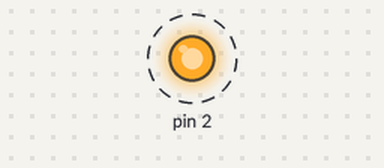
The sketch below on a simulated Arduino Uno, built with avr-gcc and run on an emulated ATmega328P. On the bench: output pins drawn as LEDs (lit = HIGH). Dashed ring = blinking. No radio packets arrive unless stated; what the sketch prints to the serial monitor is not drawn.

Above: at 0.17 s.
Timing chart, 0 to 3.0 s (numbered marks = the images above):
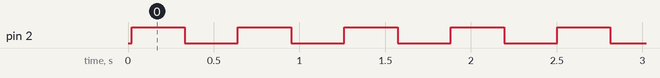

Measured:
- by itself, pin 2: alternates HIGH for 0.31 s and LOW for 0.31 s

The sketch:

lors_Send_868_nm.ino
```cpp
#include <SPI.h>
#include <LoRa.h>

const int csPin = 15;
const int resetPin = 0;
const int irqPin = 4;
int state=0;
int counter = 0;
int SyncWord = 0x22;

void setup() {
  pinMode(2,OUTPUT);
  Serial.begin(9600);
  while (!Serial);

  Serial.println("LoRa Sender");
  LoRa.setPins(csPin, resetPin, irqPin);
  if (!LoRa.begin(866E6)) {
    Serial.println("Starting LoRa failed!");
    while (1);
  }

  LoRa.setTxPower(20);
  LoRa.setSpreadingFactor(12);
  LoRa.setSignalBandwidth(62.5E3);
  LoRa.setCodingRate4(8);
  LoRa.setSyncWord(SyncWord);

}

void loop() {
  Serial.print("Sending packet: ");
  Serial.println(counter);

  // send packet
  LoRa.beginPacket();
  //LoRa.print("hello ");
  LoRa.print(counter);
  state=!state;
  digitalWrite(2,state);
  LoRa.endPacket();

  counter++;

  delay(250);
}
```
